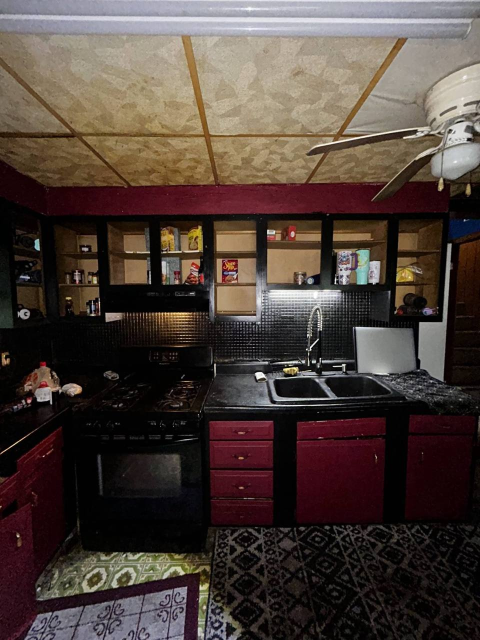
#> input picture images/belleville-il-233-11th-16.jpg, 960 x 1280 px (shown at 1/2 size)
$ python -i sold_policy.py   (imports and definitions only)
#> lines starting #> are read from the running program, lines starting #| are printed output that depends on the picture
"""Public sold-home policy for getownerfinancedhomes.com.

``scripts/refresh_listings.py`` and ``featured.py`` live on the owner's Mac
and are not in this repo. They own ``homes.js``, the per-home HTML files, and
``sitemap.xml``. This module is the policy they should call. ``--apply``
updates a checkout the same way, and is what the tests run against a
synthetic site.

Override file ``data/sold-overrides.json`` (Mac, not in this repo). Either a
dict keyed by home id or a list of records::

    { "decatur-il-1755-monroe": { "state": "pending", "sold_on": "2026-10-17" } }
    { "decatur-il-1755-monroe": "sold" }
    [ { "id": "decatur-il-1755-monroe", "state": "hold" } ]

States:

* ``sold`` and ``pending`` are publicly sold. A deposit (pending) is a sale.
  The home leaves ``HOMES``, search, and the map. It is not given a Pending tag.
* ``hold`` is not a sale. ``--apply`` leaves hold homes untouched so the Mac
  script can keep whatever it already does with hold.
* Removing the override relists the home, as long as the sheet row itself is
  not still marked pending or sold.

An old status of ``pending`` / ``Pending`` / ``sold`` with no override is
still publicly sold.

Sold cards (``SOLD_CARDS`` in homes.js) carry the street name and city only.
The photo is a copy under ``images/sold/<letters>.jpg``. The filename alphabet
has no digits, so a house number cannot appear in it. Cards do not link to
the old listing page.

Listing URLs that already exist are replaced with a noindex redirect to ``/``.
GitHub Pages cannot rewrite a URL without a file at that path, so the old
slug stays in the address bar for one hop and then leaves. The file body has
no address. New sales that never had a page do not get a new address URL.
"""

from __future__ import annotations

import argparse
import hashlib
import json
import re
import subprocess
from pathlib import Path

BLUR_RADIUS = 14      # strong enough that a house number or plate is unreadable
MAX_SIDE = 900        # sold cards are small; also shrinks the file


def write_blurred_copy(source: Path, dest: Path) -> bool:
    """Save a blurred, downscaled JPEG. The sharp photo never reaches images/sold/.
    Returns False (publish no photo) if Pillow is missing or the image can't be read."""
#> called with source = '../images/belleville-il-233-11th-16.jpg', dest = 'out.png'
    try:
        from PIL import Image, ImageFilter
        with Image.open(source) as im:
#> im is the input picture: PIL image 960x1280 RGB; mean R, G, B 76.3, 63.1, 56.9
            im = im.convert("RGB")
            im.thumbnail((MAX_SIDE, MAX_SIDE))
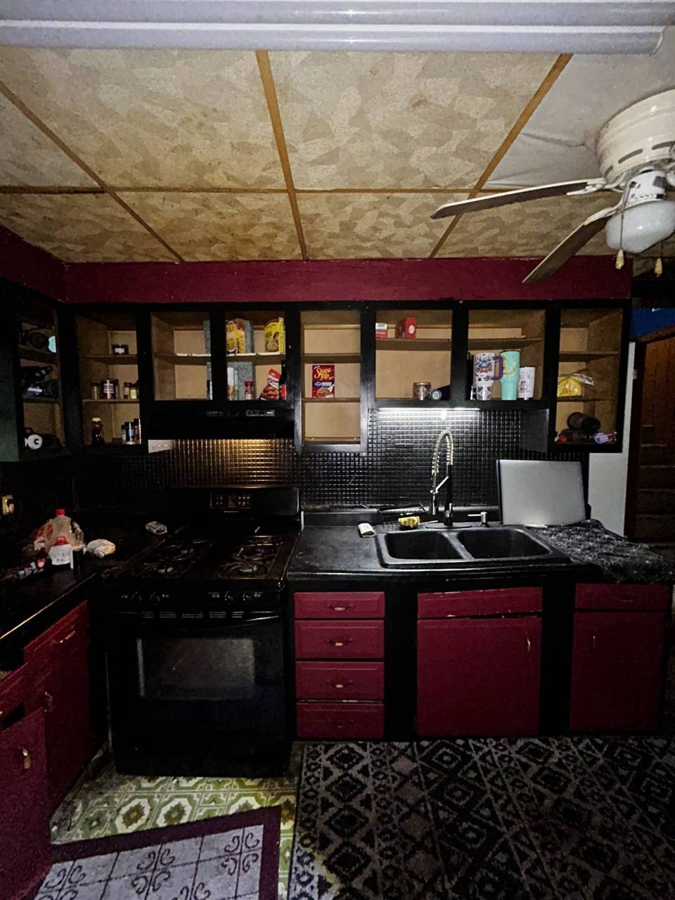
#> im: PIL image 675x900 RGB; mean R, G, B 76.3, 63.1, 56.9
            im.filter(ImageFilter.GaussianBlur(BLUR_RADIUS)).save(dest, "JPEG", quality=70)
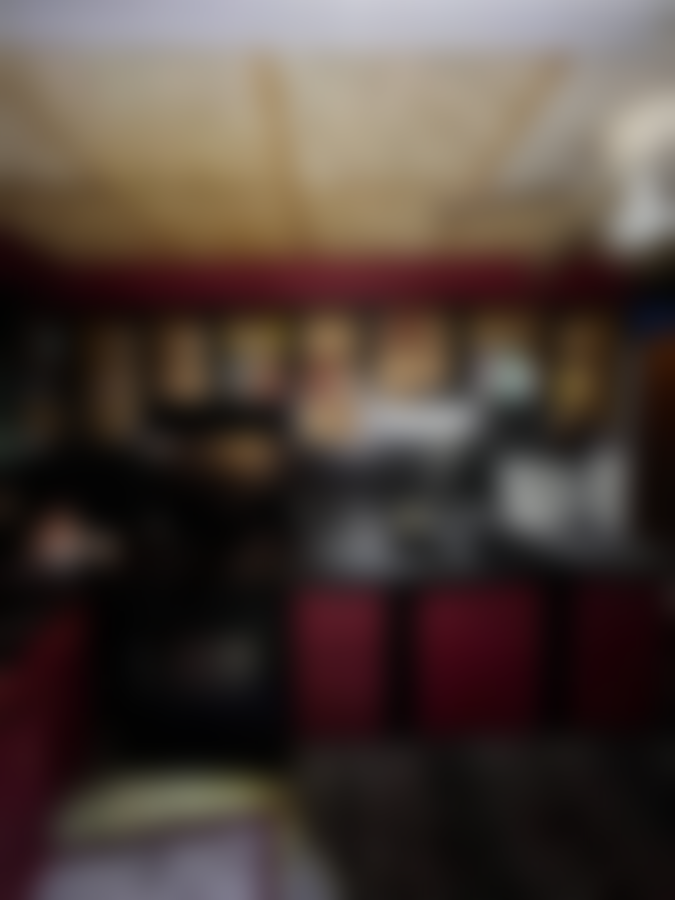
#> saved as out.png: PIL image 675x900 RGB; mean R, G, B 76.4, 63.2, 57
        return True
    except Exception:
        dest.unlink(missing_ok=True)
        return False

_DIR = re.compile(
    r"^(?:N|S|E|W|NE|NW|SE|SW|North|South|East|West)\.?\s+(.+)$",
    re.IGNORECASE,
)
_HOUSE = re.compile(r"^#?\d+[A-Za-z]?(?:\s*-\s*\d+[A-Za-z]?)?\s+")
_HOUSE_TOKEN = re.compile(r"^(#?\d+[A-Za-z]?(?:\s*-\s*\d+[A-Za-z]?)?)")
_DATE = re.compile(r"^\d{4}-\d{2}-\d{2}$")
_PHOTO_ALPHABET = "abcdefghjkmnpqrstuvwxyz"


# [41 lines left out: functions street_name, house_number, override_state, not called in this run]


def is_legacy_sold_status(status) -> bool:
    return str(status or "").strip().lower() in {"pending", "sold"}


# [216 lines left out: functions public_bucket, sold_on_of, load_overrides, public_photo_filename, first_photo_path, build_sold_card and 6 more, not called in this run]


def card_text(card: dict) -> str:
    return json.dumps(card, ensure_ascii=False)


# [107 lines left out: functions card_leaks, _merge_cards, apply_site, main, not called in this run]


# [2 lines not run here, left out]

>>> result = write_blurred_copy('../images/belleville-il-233-11th-16.jpg', 'out.png')

$ run again, on images/cahokia-il-17-cahokia-24.jpg
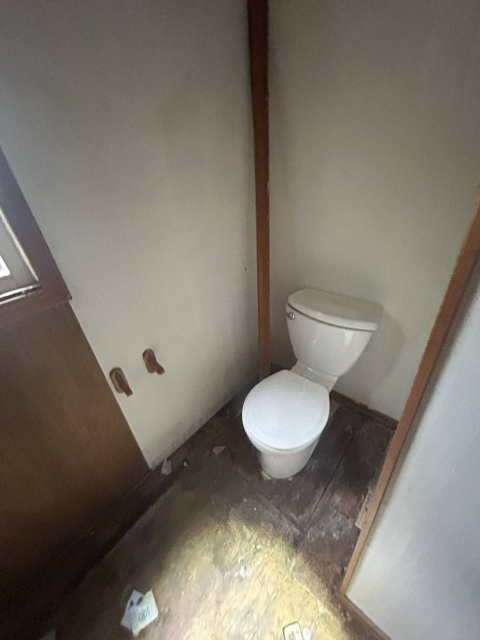
#> input picture images/cahokia-il-17-cahokia-24.jpg, 960 x 1280 px (shown at 1/2 size)
#> in write_blurred_copy, im is the input picture: PIL image 960x1280 RGB; mean R, G, B 122.5, 116.2, 106.2
#> in write_blurred_copy, `im.thumbnail((MAX_SIDE, MAX_SIDE))`:
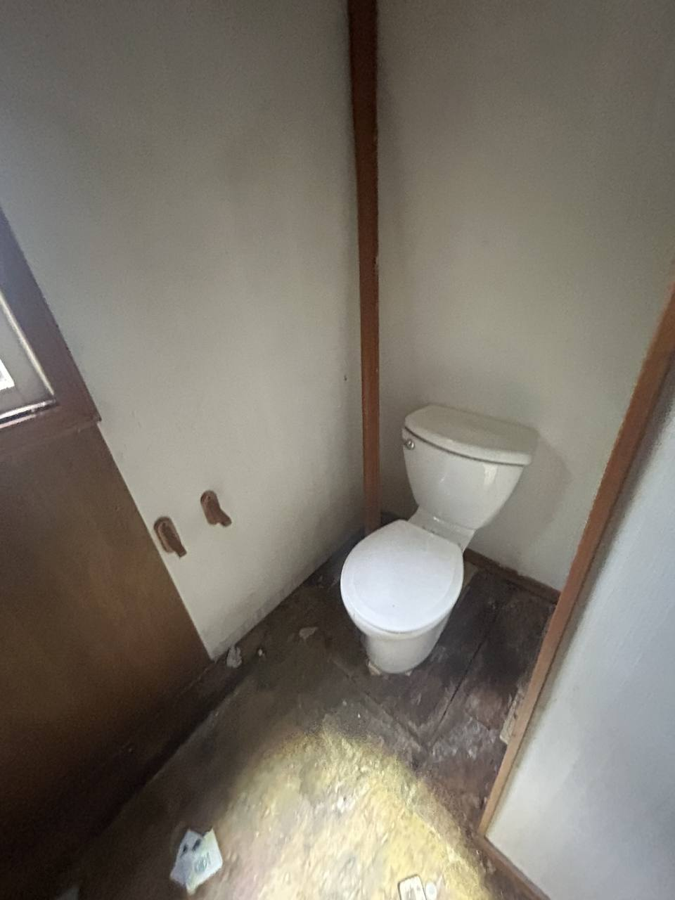
#> im: PIL image 675x900 RGB; mean R, G, B 122.5, 116.2, 106.2
#> in write_blurred_copy, `im.filter(ImageFilter.GaussianBlur(BLUR_RADIUS)).save(dest, "JPEG", qu..`:
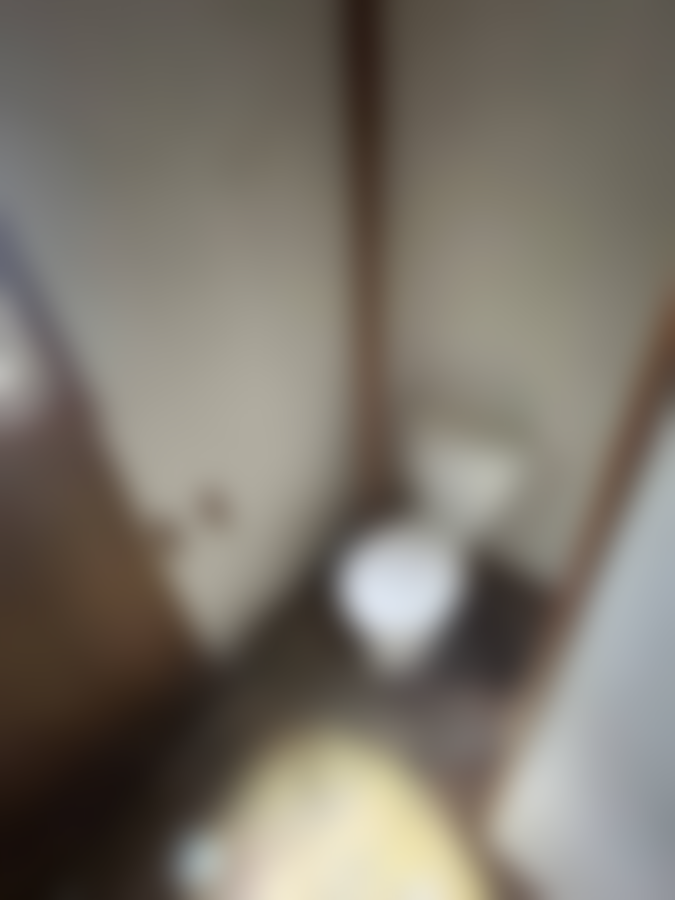
#> saved as out.png: PIL image 675x900 RGB; mean R, G, B 122.5, 116.2, 106.3

$ run again, on images/cahokia-il-1922-harvest-17.jpg
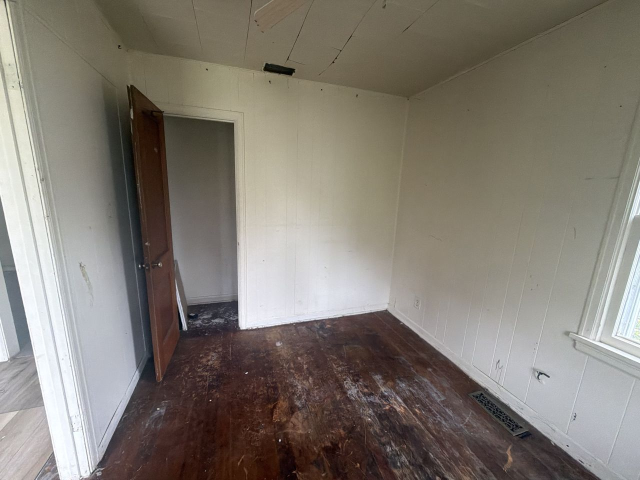
#> input picture images/cahokia-il-1922-harvest-17.jpg, 1280 x 960 px (shown at 1/2 size)
#> in write_blurred_copy, im is the input picture: PIL image 1280x960 RGB; mean R, G, B 129.3, 123.1, 114.3
#> in write_blurred_copy, `im.thumbnail((MAX_SIDE, MAX_SIDE))`:
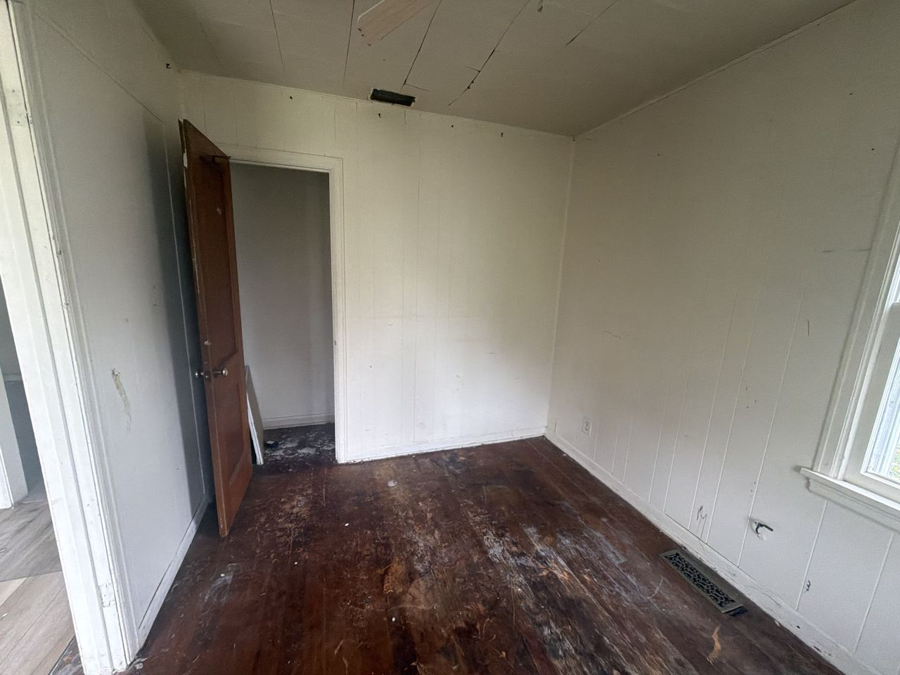
#> im: PIL image 900x675 RGB; mean R, G, B 129.3, 123.1, 114.3
#> in write_blurred_copy, `im.filter(ImageFilter.GaussianBlur(BLUR_RADIUS)).save(dest, "JPEG", qu..`:
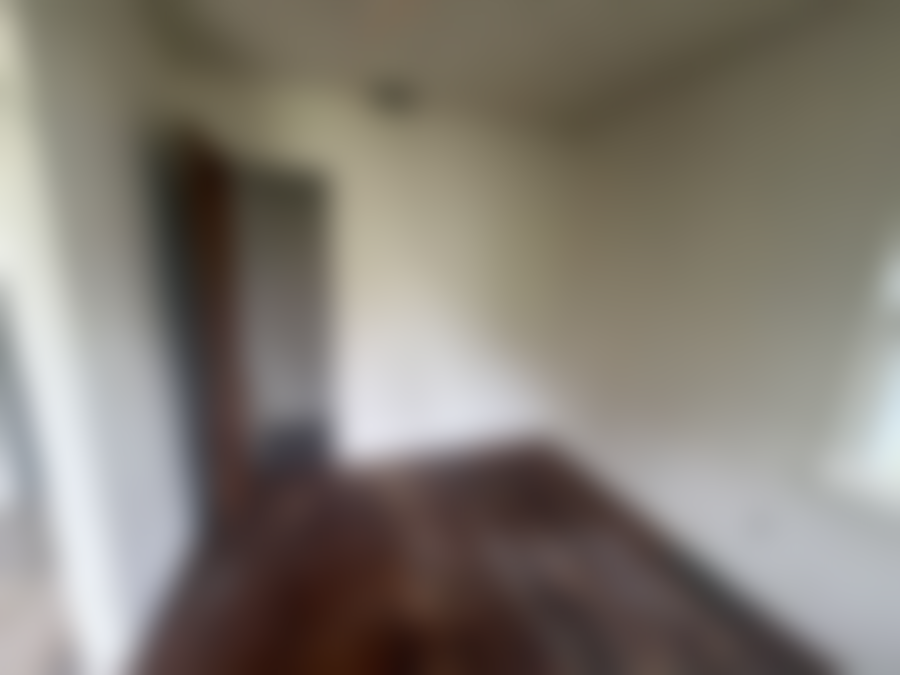
#> saved as out.png: PIL image 900x675 RGB; mean R, G, B 129.4, 123.1, 114.3
